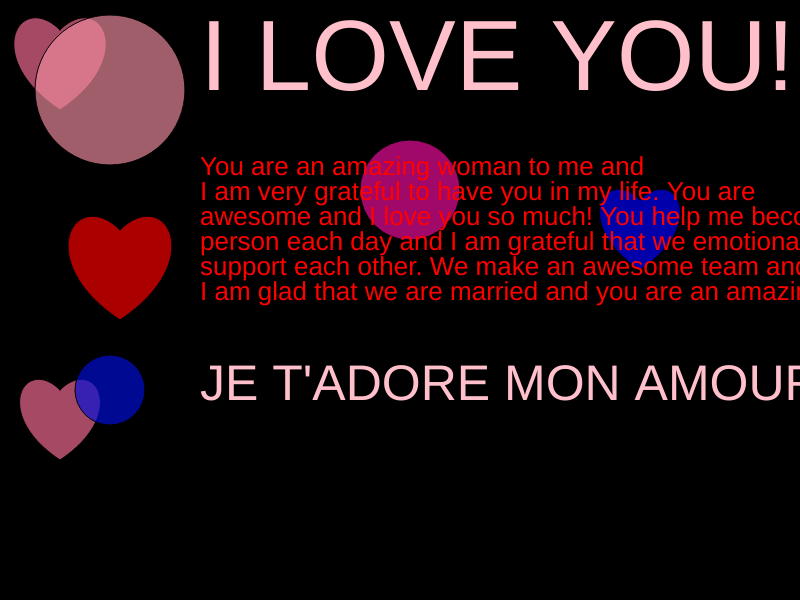
Frame 1 (no input)
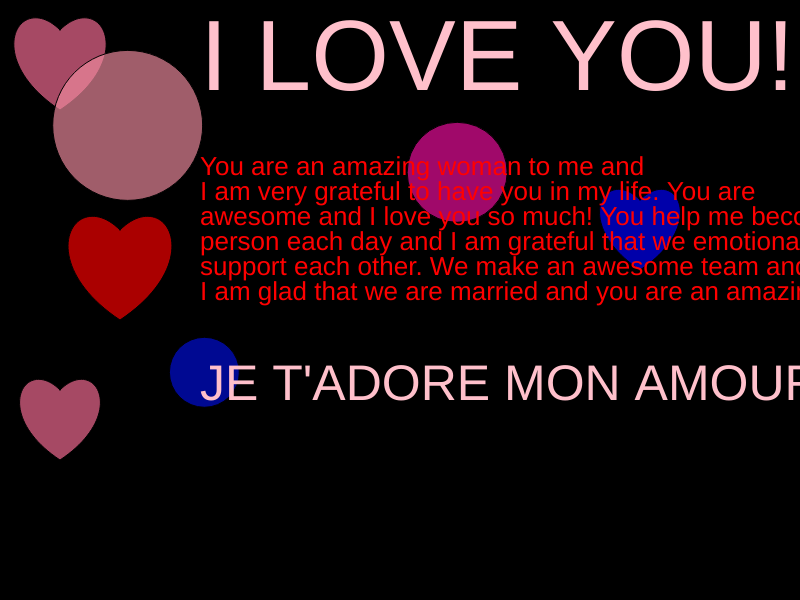
Frame 60 (no input)
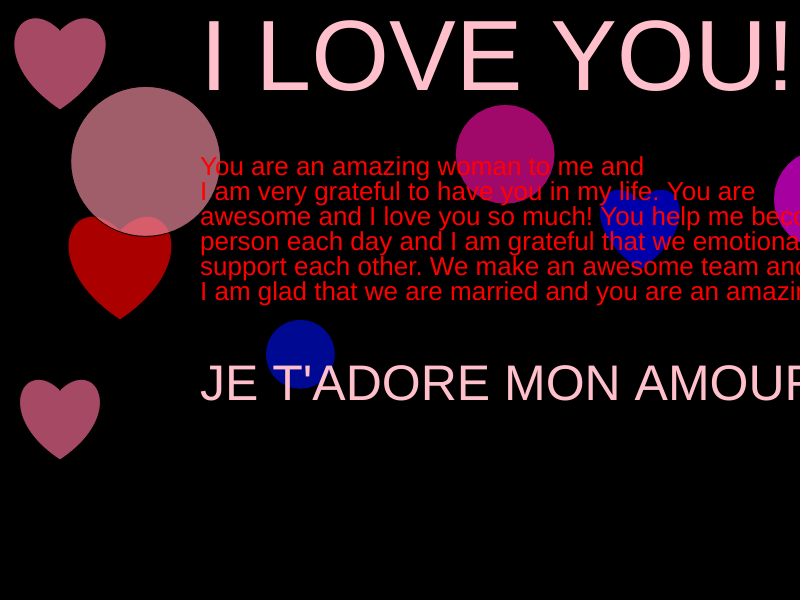
Frame 120 (the mouse pressed at the canvas centre since frame 60)

The p5.js sketch that drew these frames (run headless with seeded random() and noise() and a simulated clock; from frame 60 on, the mouse is pressed at the canvas centre):

// p5.js sketch
// ── sketch.js
var changeDirection1;
var changeDirection2;
var changeDirection3;
var changeDirection4;
var changeDirection5;
var changeDirection6;
var changeDirection7;

function setup() {
    createCanvas(displayWidth, displayHeight);
    background(0);
    changeDirection1 = false;
    changeDirection2 = false;
    changeDirection3 = false;
    changeDirection4 = false;
    changeDirection5 = false;
    changeDirection6 = false;
    changeDirection7 = false;
    //createElement('h1', 'JE T\'ADORE MON AMOUR!')
}

//draw a heart
function heart(x, y, size) {
    beginShape();
    vertex(x, y);
    bezierVertex( x - size/2, y - size/2, x - size, y + size/3, x, y + size);
    bezierVertex(x + size, y + size/3, x + size/2, y - size/2, x, y);
    endShape(CLOSE);
}
var cx1 = 110; //circle 1
var cy1 = 90; //circle 1
var cx2 = 410; //circle 2
var cy2 = 190; //circle 2
var cx3 = 970; //circle 3
var cy3 = 270; //circle 3
var cx4 = 110; //circle 4
var cy4 = 390; //circle 4
var cx5 = 990; //circle 5
var cy5 = 80; //circle 5
var hx1 = 120; //heart 1
var hy1 = 230; //heart 1
var hx2 = 950; //heart 2
var hy2 = 330; //heart 2

draw = function() {
    background(0, 0, 0);
    fill(255, 0, 0, 170);
    heart(hx1, hy1, 90); // first heart

    fill(250, 110, 150, 170);
    heart(hx2*1.2, hy2, 80); // second heart

    fill(255, 0, 0, 170);
    heart(windowWidth-170, 30, 90); // third heart
    
    fill(250, 110, 150, 170);
    heart(60, 30, 80); // fourth heart

    fill(250, 110, 150, 170);
    heart(60, 390, 70); // fifth heart

    fill(0, 0, 255, 170);
    heart(displayWidth-160, 200, 70); // sixth heart

    //background(0);
    fill(240, 140, 160, 170); 
    ellipse(cx1, cy1, 150, 150); //first red circle

    fill(240, 14, 160, 170); 
    ellipse(cx2, cy2, 100, 100); //second circle, purple

    fill(240, 14, 0, 170); 
    ellipse(cx3, cy3, 50, 50); //third circle, red

    fill(0, 14, 220, 170); 
    ellipse(cx4, cy4, 70, 70); //fourth circle, blue

    fill(250, 1, 240, 170); 
    ellipse(cx5, cy5, 100, 100); // fifth circle, purple

    fill('pink');
    textSize(100);
    text('I LOVE YOU!!', displayWidth/4, 90);

    fill('red');
    textSize(26);
    text('You are an amazing woman to me and', (displayWidth/4), 175);

    fill('red');
    textSize(26);
    text('I am very grateful to have you in my life. You are', 
    (displayWidth/4), 200);
    
    fill('red');
    textSize(26);
    text('awesome and I love you so much! You help me become a', 
    (displayWidth/4), 225);

    fill('red');
    textSize(26);
    text('person each day and I am grateful that we emotionally', 
    (displayWidth/4), 250);

    fill('red');
    textSize(26);
    text('support each other. We make an awesome team and I love that!', 
    (displayWidth/4), 275);

    fill('red');
    textSize(26);
    text('I am glad that we are married and you are an amazing wife!!', 
    (displayWidth/4), 300);

    fill('pink');
    textSize(50);
    text('JE T\'ADORE MON AMOUR!', displayWidth/4, 400);
    
    //circle 1 animation
    if (cy1 > 400) {
        changeDirection1 = true;
    }
    else if (cy1 < 90){
        changeDirection1 = false;
    };

    if ((cy1 >= 90 && changeDirection1 == false) || cx1 <= 110) {
        cx1 = cx1 + 0.3;
        cy1 = cy1 + 0.6;
    }
    else if (changeDirection1 == true){
        cx1 = cx1 - 0.3;
        cy1 = cy1 - 0.6;
    };

    //circle 2 animation
    if (cy2 < 5) {
        changeDirection2 = true;
    }
    else if (cy2 >= 190){
        changeDirection2 = false;
    };

    if ((cy2 <= 190 && changeDirection2 == false) || cx2 <= 410) {
        cx2 = cx2 + 0.8;
        cy2 = cy2 - 0.3;
    }
    else if (changeDirection2 == true){
        cx2 = cx2 - 0.8;
        cy2 = cy2 + 0.3;
    }

    //circle 3 animation
    if (cy3 < 20) {
        changeDirection3 = true;
    }
    else if (cy3 >= 270){
        changeDirection3 = false;
    };

    if ((cy3 <= 270 && changeDirection3 == false) || cx3 >= 970) {
        cx3 = cx3 - 0.9;
        cy3 = cy3 - 0.4;
    }
    else if (changeDirection3 == true){
        cx3 = cx3 + 0.9;
        cy3 = cy3 + 0.4;
    };

    //circle 4 animation
    if (cy4 < 190) {
        changeDirection4 = true;
    }
    else if (cy4 >= 390){
        changeDirection4 = false;
    };

    if ((cy4 <= 390 && changeDirection4 == false) || cx4 <= 110) {
        cx4 = cx4 + 1.6;
        cy4 = cy4 - 0.3;
    }
    else if (changeDirection4 == true){
        cx4 = cx4 - 1.6;
        cy4 = cy4 + 0.3;
    }
    //circle 5 animation
    if (cy5 > 400) {
        changeDirection5 = true;
    }
    else if (cy5 <= 80) {
        changeDirection5 = false;
    };
    if ((cy5 >= 80 && changeDirection5 == false) || cx5 >= 1000) {
        cx5 = cx5 - 1.4;
        cy5 = cy5 + 1;
    }
    else if (changeDirection5 == true){
        cx5 = cx5 + 1.4;
        cy5 = cy5 - 1;
    }
    // hx1 += 0.7;
    // hy1 += 0.2;
    // hx2 -= 0.7;
    // hy2 += 0.3;
};
// ── mysweetheart.html
<!DOCTYPE html>
<html>
<head>
    <meta charset="utf-8">
    <link rel="stylesheet" type="text/css" href="style.css"/>
    <script src="p5.js" type="text/javascript"></script>
    <script src="./sketch.js" type="text/javascript"></script>
</head>
<!-- <body class="the_body">
    <h1>I LOVE YOU!!!!!</h1>
    <p>You are an amazing woman and I am very glad
    to have you in my life. You are amazing and I 
    love you so much!! We are going to so many 
    great things together now!
    </p>
    <p>You push me consistently to become a better person everyday
        and I am very glad to have you as some emotional support. We
        make a great team and I love that a lot! I am so glad that We
        are married and that you are my wife. I love you!!!!!
    </p> 
    <h1>JE T'ADORE MON AMOUR!!</h1> -->
</body> -->
</html>
